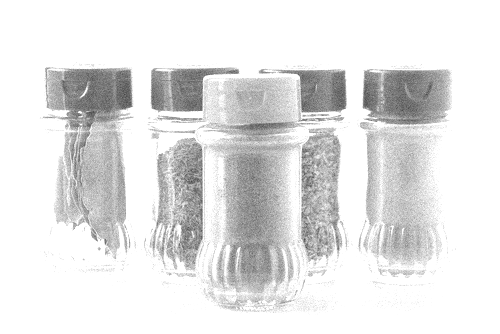
#> input picture images/noisy_images/gaussian_noise.png, 500 x 334 px
$ jupyter execute average_filter.ipynb
#> lines starting #> are read from the running program, lines starting #| are printed output that depends on the picture
[cell 1]
import cv2
import numpy as np
import scipy.signal as sig

[cell 2]
# Read the images
gaussianNoiseImage = cv2.imread("../images/noisy_images/gaussian_noise.png",cv2.IMREAD_GRAYSCALE)
#> gaussianNoiseImage is the input picture: shape (334, 500); min 68, max 255, mean 227.9
uniformNoiseImage = cv2.imread("../images/noisy_images/uniform_noise.png",cv2.IMREAD_GRAYSCALE)
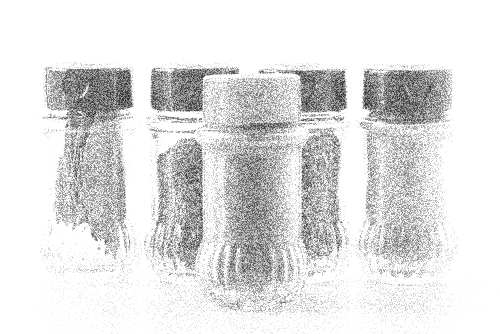
#> input picture images/noisy_images/uniform_noise.png, 500 x 334 px
#> uniformNoiseImage is the input picture: shape (334, 500); min 30, max 255, mean 225.9
impulseNoiseImage = cv2.imread("../images/noisy_images/salt_and_pepper_noise.png",cv2.IMREAD_GRAYSCALE)
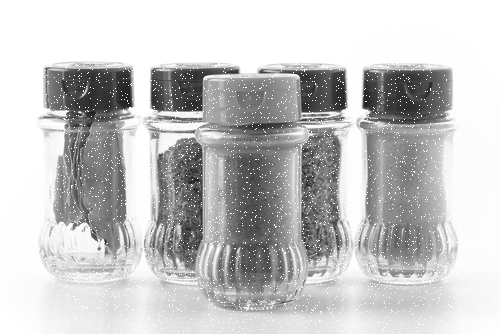
#> input picture images/noisy_images/salt_and_pepper_noise.png, 500 x 334 px
#> impulseNoiseImage is the input picture: shape (334, 500); min 28, max 255, mean 197.4

[cell 3]
def average_filter(image, maskSize = [3,3]):
    # Make average filter mask
    mask = np.ones(maskSize, dtype = int)
    mask = mask / sum(sum(mask))

    # Convolve the image and the mask
    conv = sig.convolve2d(image, mask, mode="same")
    conv = conv.astype(np.uint8)
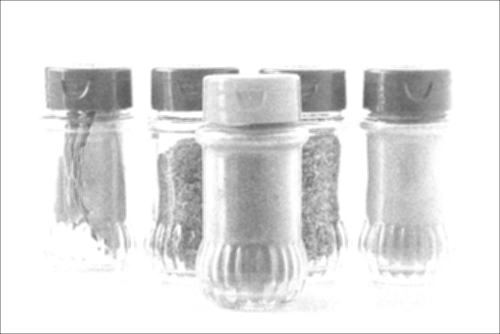
#> conv: shape (334, 500); min 92, max 255, mean 226.8

    cv2.imshow('Average Filter', np.hstack((image, conv)))
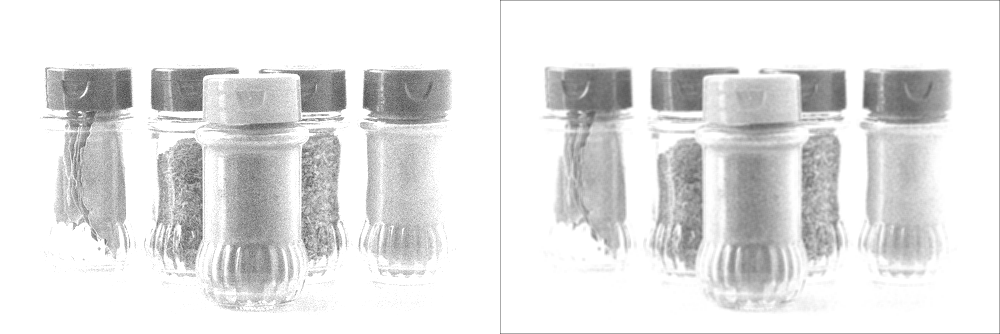
#> window 'Average Filter': shape (334, 1000); min 68, max 255, mean 227.4
    cv2.waitKey(0)
    cv2.destroyAllWindows()

[cell 4]
average_filter(gaussianNoiseImage)
average_filter(uniformNoiseImage)
#> in average_filter (call 2), `conv = sig.convolve2d(image, mask, mode="same")`:
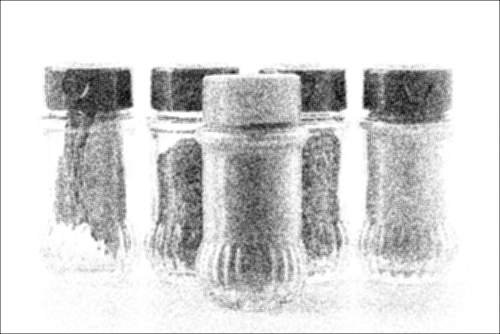
#> conv: shape (334, 500) float64; min 67.67, max 255, mean 225; drawn with min black and max white
#> in average_filter (call 2), `conv = conv.astype(np.uint8)`:
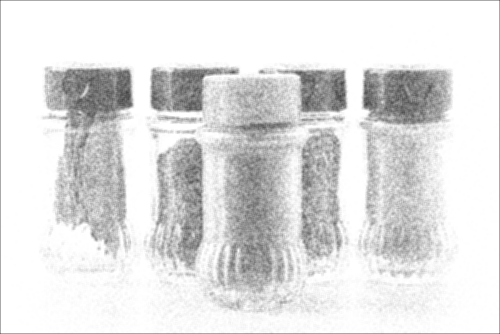
#> conv: shape (334, 500); min 67, max 255, mean 224.7
#> in average_filter (call 2), `cv2.imshow('Average Filter', np.hstack((image, conv)))`:
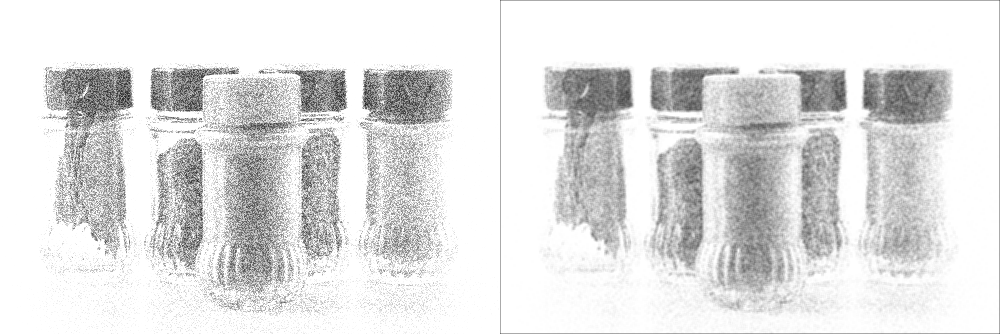
#> window 'Average Filter': shape (334, 1000); min 30, max 255, mean 225.3
average_filter(impulseNoiseImage)
#> in average_filter (call 3), `conv = sig.convolve2d(image, mask, mode="same")`:
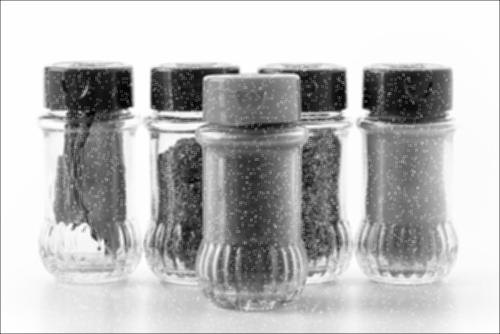
#> conv: shape (334, 500) float64; min 33.78, max 255, mean 196.6; drawn with min black and max white
#> in average_filter (call 3), `conv = conv.astype(np.uint8)`:
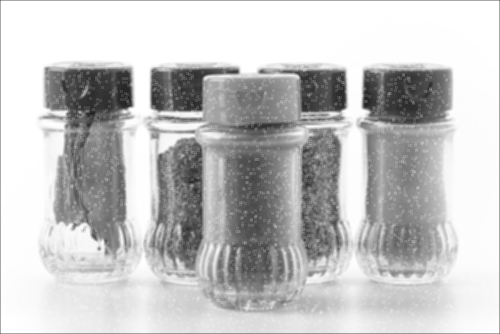
#> conv: shape (334, 500); min 33, max 255, mean 196.2
#> in average_filter (call 3), `cv2.imshow('Average Filter', np.hstack((image, conv)))`:
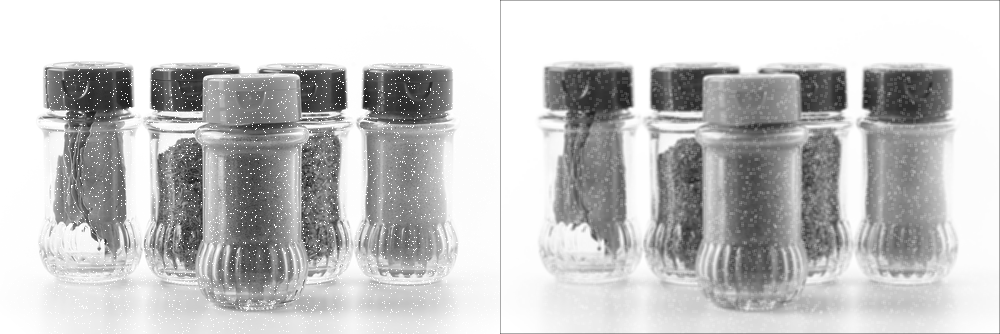
#> window 'Average Filter': shape (334, 1000); min 28, max 255, mean 196.8
